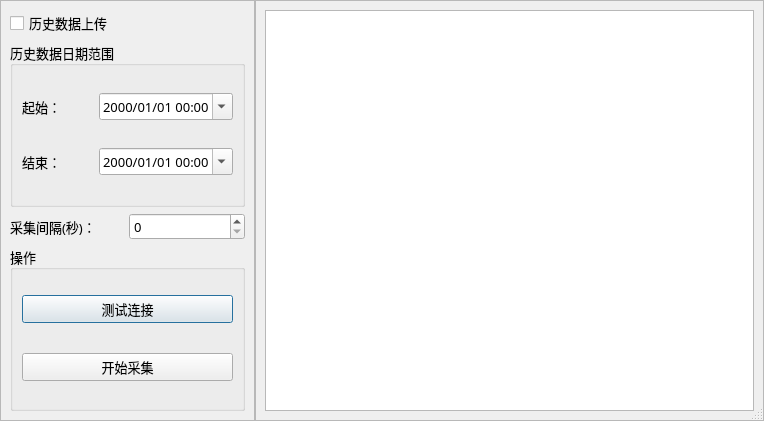
<?xml version="1.0" encoding="UTF-8"?>
<ui version="4.0">
 <class>dialog</class>
 <widget class="QDialog" name="dialog">
  <property name="geometry">
   <rect>
    <x>0</x>
    <y>0</y>
    <width>764</width>
    <height>421</height>
   </rect>
  </property>
  <property name="font">
   <font>
    <family>微软雅黑</family>
    <pointsize>10</pointsize>
   </font>
  </property>
  <property name="windowTitle">
   <string>金刚碑订票信息采集</string>
  </property>
  <property name="sizeGripEnabled">
   <bool>true</bool>
  </property>
  <layout class="QHBoxLayout" name="horizontalLayout_2" stretch="1,2">
   <property name="spacing">
    <number>0</number>
   </property>
   <property name="leftMargin">
    <number>0</number>
   </property>
   <property name="topMargin">
    <number>0</number>
   </property>
   <property name="rightMargin">
    <number>0</number>
   </property>
   <property name="bottomMargin">
    <number>0</number>
   </property>
   <item>
    <widget class="QFrame" name="frame">
     <property name="frameShape">
      <enum>QFrame::StyledPanel</enum>
     </property>
     <property name="frameShadow">
      <enum>QFrame::Raised</enum>
     </property>
     <layout class="QVBoxLayout" name="verticalLayout_2" stretch="1,2,1,2">
      <item>
       <widget class="QCheckBox" name="hisDataCheckBox">
        <property name="text">
         <string>历史数据上传</string>
        </property>
       </widget>
      </item>
      <item>
       <widget class="QGroupBox" name="groupBox">
        <property name="title">
         <string>历史数据日期范围</string>
        </property>
        <layout class="QGridLayout" name="gridLayout_3" rowstretch="1,3">
         <property name="topMargin">
          <number>5</number>
         </property>
         <property name="bottomMargin">
          <number>5</number>
         </property>
         <property name="horizontalSpacing">
          <number>10</number>
         </property>
         <item row="1" column="0">
          <widget class="QLabel" name="endTimeLabel_3">
           <property name="text">
            <string>结束：</string>
           </property>
          </widget>
         </item>
         <item row="1" column="1" colspan="2">
          <widget class="QDateTimeEdit" name="endTimeEdit">
           <property name="displayFormat">
            <string>yyyy/MM/dd HH:mm</string>
           </property>
           <property name="calendarPopup">
            <bool>true</bool>
           </property>
          </widget>
         </item>
         <item row="0" column="0">
          <widget class="QLabel" name="startTimeLabel_3">
           <property name="text">
            <string>起始：</string>
           </property>
          </widget>
         </item>
         <item row="0" column="1" colspan="2">
          <widget class="QDateTimeEdit" name="startTimeEdit">
           <property name="displayFormat">
            <string>yyyy/MM/dd HH:mm</string>
           </property>
           <property name="calendarPopup">
            <bool>true</bool>
           </property>
          </widget>
         </item>
        </layout>
       </widget>
      </item>
      <item>
       <layout class="QHBoxLayout" name="horizontalLayout_3" stretch="1,1">
        <property name="spacing">
         <number>3</number>
        </property>
        <item>
         <widget class="QLabel" name="captureGapLabel">
          <property name="text">
           <string>采集间隔(秒)：</string>
          </property>
         </widget>
        </item>
        <item>
         <widget class="QSpinBox" name="capGapTimeSpin">
          <property name="maximum">
           <number>99999</number>
          </property>
         </widget>
        </item>
       </layout>
      </item>
      <item>
       <widget class="QGroupBox" name="groupBox_2">
        <property name="title">
         <string>操作</string>
        </property>
        <layout class="QVBoxLayout" name="verticalLayout_3">
         <property name="spacing">
          <number>10</number>
         </property>
         <property name="topMargin">
          <number>5</number>
         </property>
         <property name="bottomMargin">
          <number>5</number>
         </property>
         <item>
          <widget class="QPushButton" name="testConnectButton">
           <property name="text">
            <string>测试连接</string>
           </property>
          </widget>
         </item>
         <item>
          <widget class="QPushButton" name="startCaptureButton">
           <property name="text">
            <string>开始采集</string>
           </property>
          </widget>
         </item>
        </layout>
       </widget>
      </item>
     </layout>
    </widget>
   </item>
   <item>
    <widget class="QFrame" name="frame_2">
     <property name="frameShape">
      <enum>QFrame::StyledPanel</enum>
     </property>
     <property name="frameShadow">
      <enum>QFrame::Raised</enum>
     </property>
     <layout class="QGridLayout" name="gridLayout_4">
      <item row="0" column="0">
       <widget class="QPlainTextEdit" name="consoleLogText"/>
      </item>
     </layout>
    </widget>
   </item>
  </layout>
 </widget>
 <resources/>
 <connections/>
</ui>
